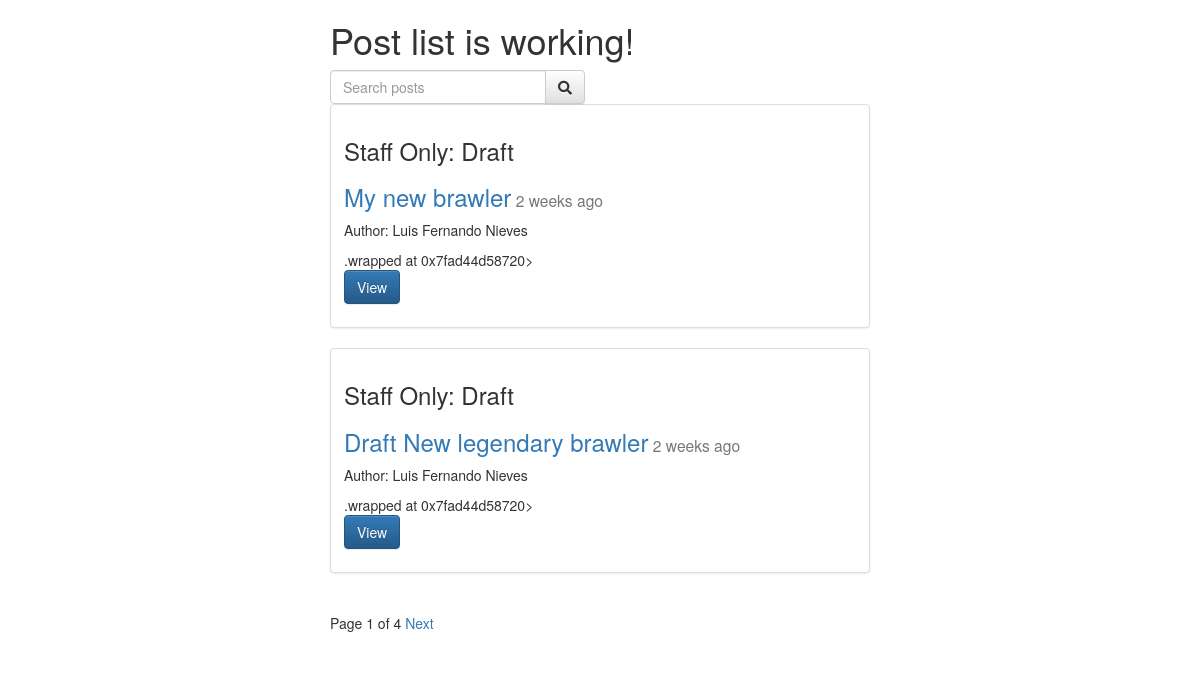
The app's page /posts/, older data.
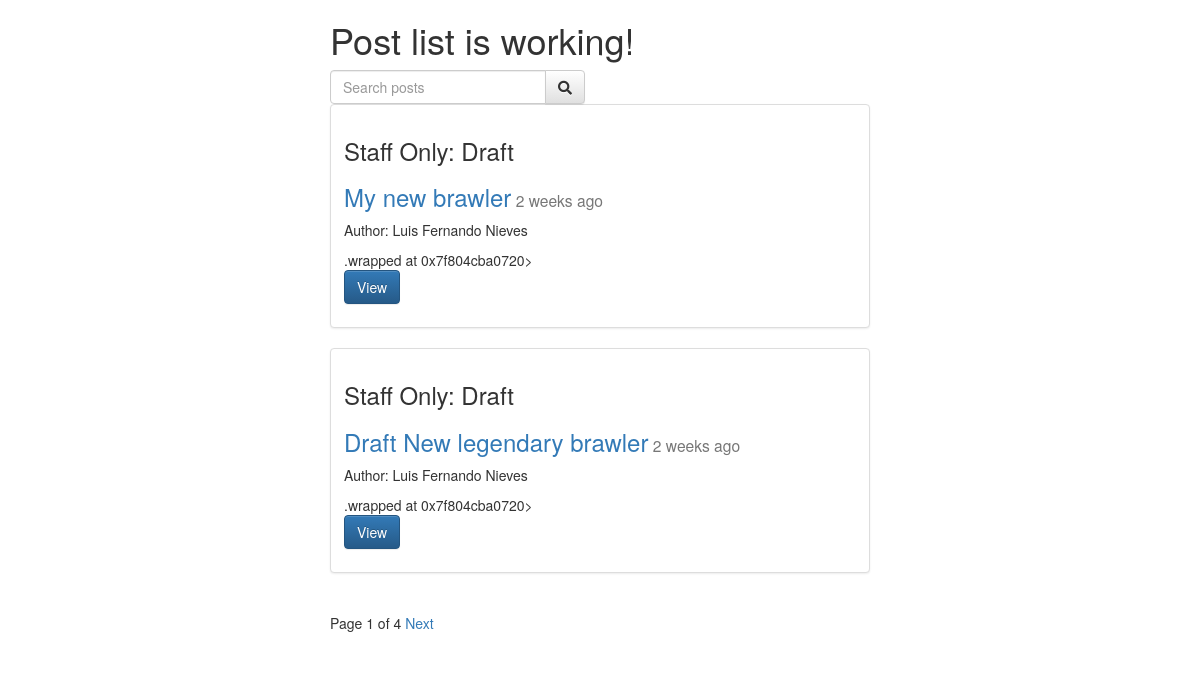
The same page, newer data.
### posts/models.py (models this page shows, shortened)
class Post(models.Model):
    user = models.ForeignKey(settings.AUTH_USER_MODEL, default=1)
    title = models.CharField(max_length=255)
    slug = models.SlugField(unique=True)
    image = models.ImageField(upload_to=upload_location,
            null=True,
            blank=True,
            width_field="width_field",
            height_field="height_field")
    height_field = models.IntegerField(default=0)
    width_field = models.IntegerField(default=0)
    content = models.TextField()
    draft = models.BooleanField(default=False)
    publish = models.DateField(auto_now=False, auto_now_add=False)
    updated = models.DateTimeField(auto_now=True, auto_now_add=False)
    timestamp = models.DateTimeField(auto_now=False, auto_now_add=True)
    objects = PostManager()
    def get_absolute_url(self):
        return reverse("posts:detail", kwargs={"slug": self.slug})
    def get_markdown(self):
        content = self.content
        markdown_text = markdown(content)
        return mark_safe(markdown_text)

### posts/views.py (the view, shortened to what this page needs)
def post_list(request):
    today = timezone.now().date()
    queryset_list = Post.objects.active() # filter(draft=False).filter(publish__lte=timezone.now()) #all().order_by("-timestamp")
    if request.user.is_staff or not request.user.is_superuser:
        queryset_list = Post.objects.all()
    query = request.GET.get("q")
    paginator = Paginator(queryset_list, 2)
    page_request_var = "page"
    page = request.GET.get(page_request_var)
    try:
        queryset = paginator.page(page)
    except PageNotAnInteger:
        queryset = paginator.page(1)
    except EmptyPage:
        queryset = paginator.page(paginator.num_pages)
    context = {
        "object_list": queryset,
        "title": "Post list is working!",
        "page_request_var": page_request_var,
        "today": today,
    }
    return render(request, "post_list.html", context)

### posts/models.py (called while the page is built)
    def active(self, *args, **kwargs):
        return super(PostManager, self).filter(draft=False).filter(publish__lte=timezone.now())

### templates/post_list.html (shortened to what this page needs)
{% extends "base.html" %}
{% block content %}
<div class="col-sm-6 col-sm-offset-3">
  <h1>{{ title }}</h1>
  <form class="row" method="GET" action="">
    <div class="col-sm-6">
      <div class="input-group">
        <input class="form-control" type="text" name="q" placeholder="Search posts" value="{{ request.GET.q }}">
        <span class="input-group-btn">
          <button class="btn btn-default" type="submit"><i class="fa fa-search"></i></button>
        </span>
    </div>
  </div>
  </form>
  {% for obj in object_list %}
    <div class="row">
      <div class="col-sm-12">
        <div class="thumbnail">
          <div class="caption post-detail-item">
          {% if obj.draft %}<h3>Staff Only: Draft</h3>{% endif %}
            <h3>
              <a href='{{ obj.get_absolute_url }}'>{{ obj.title }}</a><small> {{ obj.publish | timesince }} ago</small>
            </h3>
            <p>{% if obj.user.get_full_name %}Author: {{ obj.user.get_full_name }}{% endif %}</p>
            {{ obj.get_markdown|safe }}
            <p><a href="{{ obj.get_absolute_url }}" class="btn btn-primary" role="button">View</a></p>
          </div>
        </div>
      </div>
    </div>
  {% endfor %}
  <div class="pagination">
    <span class="step-links">
      <span class="current">
        Page {{ object_list.number }} of {{ object_list.paginator.num_pages }}
      </span>
      {% if object_list.has_next %}
        <a href="?{{ page_request_var }}={{ object_list.next_page_number }}{% if request.GET.q %}&q={{ request.GET.q }}{% endif %}">Next</a>
      {% endif %}
    </span>
  </div>
</div>
{% endblock content %}

Row changes from the older to the newer data that the page shows:
computed for Post "My new brawler": get_markdown ".wrapped at 0x7fad44d58720>" → ".wrapped at 0x7f804cba0720>"
changed Post "Draft New legendary brawler": get_markdown ".wrapped at 0x7fad44d58720>" → ".wrapped at 0x7f804cba0720>"
